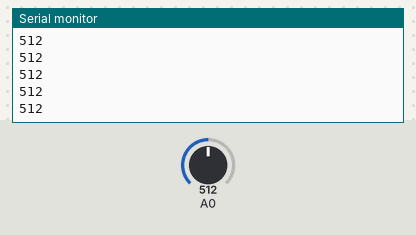
This sketch was run on a simulated Arduino Uno, built with avr-gcc and run on an emulated ATmega328P. Shown: the last lines printed to the serial monitor. Inputs (shaded band) come from the test bench; at power-on: A0 = 512.

Above: at 1.2 s.
1.3 s: A0 set to 716
At 1.32 s:
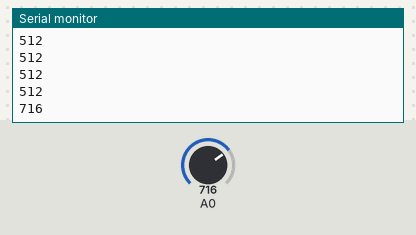
2.8 s: A0 set to 900
At 2.83 s:
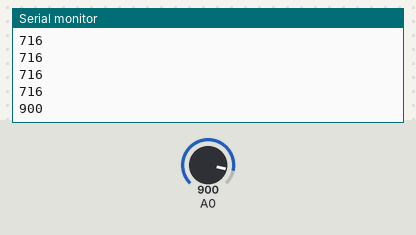
Timing chart, 0 to 5.8 s (numbered marks = the images above; inputs shaded):
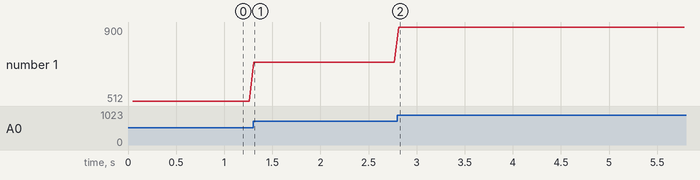

The sketch:

lightsensor_grove.ino
```cpp
// light sensor
void setup()
{
  // put your setup code here, to run once:
  Serial.begin(9600);
  Serial.print("On UART...");
}

void loop()
{
  int value = analogRead(A0);
  // put your main code here, to run repeatedly:
  Serial.println(value);
  delay(50);
}
```

Measured:
- after the input at 1.3 s, the serial monitor: prints a new line at once (image 1)
- after the input at 2.8 s, the serial monitor: prints a new line at once (image 2)
- plotted number 1: 512 → 716 after the input at 1.3 s, 716 → 900 after the input at 2.8 s
